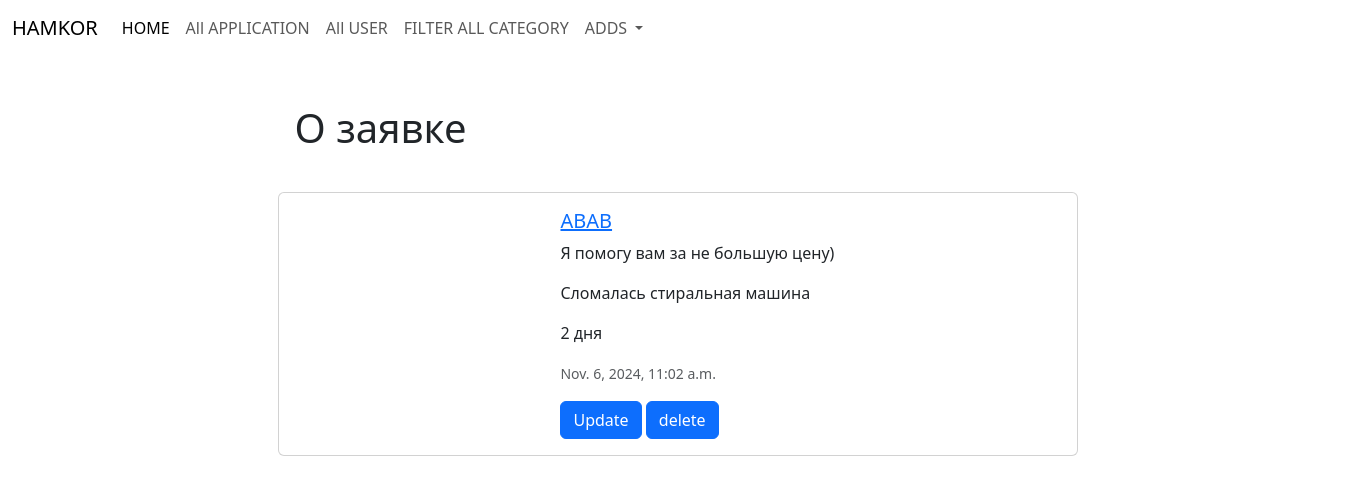
The page /detailapplication/3 on the database its author committed.
### hamkor/models.py (models this page shows, shortened)
class Application(models.Model):
    user_id = models.ForeignKey(User, on_delete=models.CASCADE)
    message = models.TextField()
    price = models.DecimalField(max_digits=6, decimal_places=2)
    problems_id = models.ForeignKey(Problems, on_delete=models.CASCADE)
    status = models.CharField(max_length=50)
    duration = models.CharField(max_length=50)
    is_activ = models.BooleanField(default=True)
    created_at = models.DateTimeField(auto_now=True, auto_now_add=False)

class User(models.Model):
    f_name = models.CharField(max_length=50)
    l_name = models.CharField(max_length=50)
    username = models.CharField(max_length=50)
    age =  models.IntegerField()
    email = models.EmailField(max_length=254)
    phone_number = models.CharField(max_length=50)
    profile_pic = models.ImageField(upload_to='static/images', height_field=None, width_field=None, max_length=None)
    password = models.CharField(max_length=50)
    is_active = models.BooleanField(default=True)
    create_at = models.DateTimeField(auto_now=True, auto_now_add=False)
    def __str__(self):
        return self.username

class Problems(models.Model):
    title = models.CharField(max_length=50)
    description = models.TextField()
    user_id = models.ForeignKey(User,  on_delete=models.CASCADE)
    category_id = models.ForeignKey(Category,  on_delete=models.CASCADE)
    city_id =  models.ForeignKey(City,  on_delete=models.CASCADE)
    region_id =  models.ForeignKey(Region,  on_delete=models.CASCADE)
    street_id =  models.ForeignKey(Street,  on_delete=models.CASCADE)
    img = models.ImageField(upload_to='static/images', height_field=None, width_field=None, max_length=None)
    status = models.BooleanField(default=False)
    is_activ = models.BooleanField(default=True)
    created_at = models.DateTimeField(auto_now=True, auto_now_add=False)
    def __str__(self):
        return self.title

### hamkor/views.py (the view)
# urls.py: path('detailapplication/<int:pk>', ApplicationDetailView.as_view(), name='detailapplication'),
class ApplicationDetailView(DetailView):
    model = Application
    template_name = "detailapplication.html"
    context_object_name = "application"

### templates/detailapplication.html (shortened to what this page needs)
{% extends "base.html" %}
{% block content %}
<div class="container mt-5">
        <div class="row justify-content-center">
            <h1 class="h11">О заявке</h1>
            <div class="d-flex justify-content-center mb-4">
                <div class="card" style="width: 800px;">
                    <div class="row g-0">
                        <div class="col-md-4">
                        </div>
                        <div class="col-md-8">
                            <div class="card-body">
                                <h5 class="card-title">
                                    <a href="{% url 'detailapplication' application.id %}">{{ application.user_id }}</a>
                                </h5>
                                <p class="card-text">{{ application.message }}</p>
                                <p class="card-text">{{ application.problems_id }}</p>
                                <p class="card-text">{{ application.duration }}</p>
                                <p class="card-text"><small class="text-muted">{{ application.created_at }}</small></p>
                                <a href="{% url 'updateapplication' application.id %}" class="btn btn-primary">Update</a>
                                <a href="{% url 'deleteapplication' application.id %}" class="btn btn-primary">delete</a>
                            </div>
                        </div>
                    </div>
                </div>
            </div>
        </div>
</div>
{% endblock content %}

### templates/base.html (style rules this page uses)
.h11 { margin-left: 350px; margin-bottom: 40px; }

### rows shown on the page
Application: user_id "ABAB", message "Я помогу вам за не большую цену)", problems_id "Сломалась стиральная машина", duration "2 дня", created_at "Nov. 6, 2024, 11:02 a.m."
